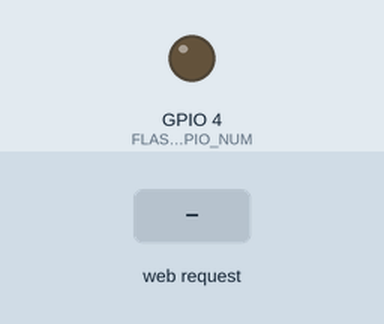
Bench run of a sketch on a simulated ESP32. Parts: output pins drawn as LEDs (lit = HIGH). The test bench sets the inputs (shaded band). WiFi joins after 1.5 s; servers stay silent unless stated; the camera gives no picture; what the sketch prints to the serial monitor is not drawn.

Above: at 3.0 s.
3.1 s: HTTP request GET /led/low received
At 4.0 s:
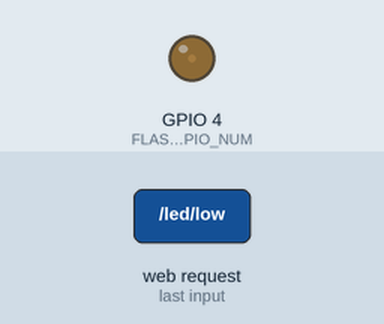
4.6 s: HTTP request GET /led/med received
At 5.1 s:
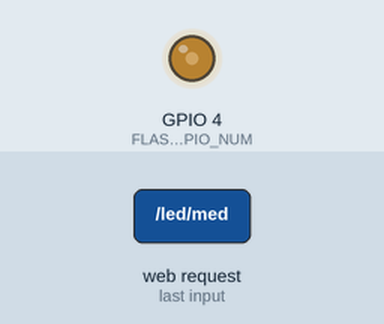
6.1 s: HTTP request GET /led/high received
At 7.5 s:
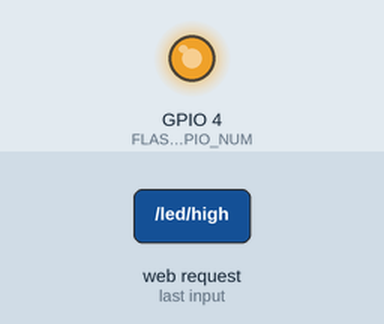
Timing chart, 0 to 9.1 s (numbered marks = the images above; inputs shaded):
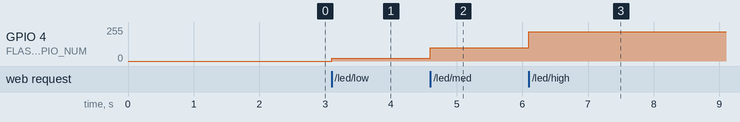

Measured:
- after the input at 3.1 s, GPIO 4 (FLASH_LED_GPIO_NUM): 0/255 → 20/255 at once
- after the input at 4.6 s, GPIO 4 (FLASH_LED_GPIO_NUM): 20/255 → 100/255 at once
- after the input at 6.1 s, GPIO 4 (FLASH_LED_GPIO_NUM): 100/255 → 219/255 at once

The sketch:

cam_code.ino
```cpp
#include "esp_camera.h"
#include <WiFi.h>
#include <WebServer.h>
#include <esp_now.h>
#include <esp_wifi.h>

// make sure to put in your wifi cred. here before you run

// cam code dont ask me how it works i used a sample that fernando showed
// just changed the frontend thing to be simple
// with some help of course

const char* ssid = "********";
const char* password = "********";

#define PWDN_GPIO_NUM     32
#define RESET_GPIO_NUM    -1
#define XCLK_GPIO_NUM      0
#define SIOD_GPIO_NUM     26
#define SIOC_GPIO_NUM     27

#define Y9_GPIO_NUM       35
#define Y8_GPIO_NUM       34
#define Y7_GPIO_NUM       39
#define Y6_GPIO_NUM       36
#define Y5_GPIO_NUM       21
#define Y4_GPIO_NUM       19
#define Y3_GPIO_NUM       18
#define Y2_GPIO_NUM        5
#define VSYNC_GPIO_NUM    25
#define HREF_GPIO_NUM     23
#define PCLK_GPIO_NUM     22

// Built-in ESP32-CAM flash LED.
// On the common AI Thinker ESP32-CAM, this is GPIO 4.
#define FLASH_LED_GPIO_NUM 4

const int LED_PWM_FREQ = 5000;
const int LED_PWM_RESOLUTION = 8; // brightness range: 0-255

WebServer server(80);
WiFiServer streamServer(81);

typedef struct {
  float temperature;
  float humidity;
} SensorData;

float temp = 0;
float hum = 0;
bool hasData = false;

// LED brightness values:
// 0   = off
// 20  = low
// 100 = medium
// 220 = high
// 255 = full brightness

void handleLedOff() {
  ledcWrite(FLASH_LED_GPIO_NUM, 0);
  server.send(200, "text/plain", "LED OFF");
}

void handleLedLow() {
  ledcWrite(FLASH_LED_GPIO_NUM, 20);
  server.send(200, "text/plain", "LED LOW");
}

void handleLedMed() {
  ledcWrite(FLASH_LED_GPIO_NUM, 100);
  server.send(200, "text/plain", "LED MEDIUM");
}

void handleLedHigh() {
  ledcWrite(FLASH_LED_GPIO_NUM, 220);
  server.send(200, "text/plain", "LED HIGH");
}

bool initCamera() {
  camera_config_t config;

  config.ledc_channel = LEDC_CHANNEL_0;
  config.ledc_timer = LEDC_TIMER_0;

  config.pin_d0 = Y2_GPIO_NUM;
  config.pin_d1 = Y3_GPIO_NUM;
  config.pin_d2 = Y4_GPIO_NUM;
  config.pin_d3 = Y5_GPIO_NUM;
  config.pin_d4 = Y6_GPIO_NUM;
  config.pin_d5 = Y7_GPIO_NUM;
  config.pin_d6 = Y8_GPIO_NUM;
  config.pin_d7 = Y9_GPIO_NUM;

  config.pin_xclk = XCLK_GPIO_NUM;
  config.pin_pclk = PCLK_GPIO_NUM;
  config.pin_vsync = VSYNC_GPIO_NUM;
  config.pin_href = HREF_GPIO_NUM;

  config.pin_sscb_sda = SIOD_GPIO_NUM;
  config.pin_sscb_scl = SIOC_GPIO_NUM;

  config.pin_pwdn = PWDN_GPIO_NUM;
  config.pin_reset = RESET_GPIO_NUM;

  config.xclk_freq_hz = 20000000;
  config.pixel_format = PIXFORMAT_JPEG;

  if (psramFound()) {
    config.frame_size = FRAMESIZE_QVGA;
    config.jpeg_quality = 16;
    config.fb_count = 2;
  } else {
    config.frame_size = FRAMESIZE_QQVGA;
    config.jpeg_quality = 20;
    config.fb_count = 1;
  }

  esp_err_t err = esp_camera_init(&config);

  if (err != ESP_OK) {
    Serial.printf("Camera init failed: 0x%x\n", err);
    return false;
  }

  sensor_t *s = esp_camera_sensor_get();

  if (s) {
    s->set_vflip(s, 1);
    // s->set_hmirror(s, 1);
  }

  return true;
}

void onReceive(const esp_now_recv_info_t *info, const uint8_t *data, int len) {
  if (len == sizeof(SensorData)) {
    SensorData d;
    memcpy(&d, data, sizeof(d));

    temp = d.temperature;
    hum = d.humidity;
    hasData = true;

    Serial.printf("Temp: %.1f F | Hum: %.1f\n", temp, hum);
  }
}

void handleSensor() {
  if (!hasData) {
    server.send(200, "application/json", "{\"status\":\"waiting\"}");
    return;
  }

  String json = "{";
  json += "\"t\":" + String(temp, 1) + ",";
  json += "\"h\":" + String(hum, 1);
  json += "}";

  server.send(200, "application/json", json);
}

void handleRoot() {
  String ip = WiFi.localIP().toString();

  String html = "<!DOCTYPE html><html><head>"
                "<meta name='viewport' content='width=device-width, initial-scale=1'>"
                "<title>Robot Camera</title>"
                "<style>"
                "body{background:#111;color:white;font-family:Arial;text-align:center;margin:0;padding:8px;}"
                "img{width:100%;max-width:480px;border:1px solid #555;}"
                "p{color:#aaa;font-size:13px;}"
                "button{font-size:16px;padding:10px 14px;margin:5px;border-radius:8px;border:none;}"
                "#s{color:#ddd;font-size:16px;}"
                "</style></head><body>";

  html += "<h3>Robot Camera</h3>";
  html += "<img src='http://" + ip + ":81/stream'>";
  html += "<p>Use the physical joystick ESP32 for driving.</p>";

  html += "<h3>Camera LED Flash</h3>";
  html += "<div style='margin-top:12px;'>";
  html += "<button onclick=\"fetch('/led/off')\">LED OFF</button>";
  html += "<button onclick=\"fetch('/led/low')\">LOW</button>";
  html += "<button onclick=\"fetch('/led/med')\">MED</button>";
  html += "<button onclick=\"fetch('/led/high')\">HIGH</button>";
  html += "</div>";

  html += "<h3>Sensor</h3>";
  html += "<p id='s'>Loading...</p>";

  html += "<script>";
  html += "async function u(){";
  html += "let r=await fetch('/sensor');";
  html += "let d=await r.json();";
  html += "if(d.status){document.getElementById('s').innerHTML='Waiting...';}";
  html += "else{document.getElementById('s').innerHTML='Temp: '+d.t+' Fahrenheit<br>Humidity: '+d.h+' %';}";
  html += "}";
  html += "setInterval(u,2000);u();";
  html += "</script>";

  html += "</body></html>";

  server.send(200, "text/html", html);
}

void handleStreamTask(void *parameter) {
  while (true) {
    WiFiClient client = streamServer.available();

    if (client) {
      Serial.println("Stream client connected");

      client.println("HTTP/1.1 200 OK");
      client.println("Content-Type: multipart/x-mixed-replace; boundary=frame");
      client.println();

      while (client.connected()) {
        camera_fb_t *fb = esp_camera_fb_get();

        if (!fb) {
          Serial.println("Camera capture failed");
          break;
        }

        client.println("--frame");
        client.println("Content-Type: image/jpeg");
        client.print("Content-Length: ");
        client.println(fb->len);
        client.println();

        client.write(fb->buf, fb->len);
        client.println();

        esp_camera_fb_return(fb);

        yield();
        vTaskDelay(50 / portTICK_PERIOD_MS);
      }

      client.stop();
      Serial.println("Stream client disconnected");
    }

    vTaskDelay(10 / portTICK_PERIOD_MS);
  }
}

void setup() {
  Serial.begin(115200);
  Serial.println();
  Serial.println("Booting ESP32-CAM...");

  if (!initCamera()) {
    Serial.println("Camera init failed");
    return;
  }

  // Set up the built-in ESP32-CAM flash LED using PWM.
  ledcAttach(FLASH_LED_GPIO_NUM, LED_PWM_FREQ, LED_PWM_RESOLUTION);
  ledcWrite(FLASH_LED_GPIO_NUM, 0); // LED off at startup

  WiFi.mode(WIFI_STA);
  WiFi.begin(ssid, password);

  Serial.print("Connecting to WiFi");

  while (WiFi.status() != WL_CONNECTED) {
    delay(500);
    Serial.print(".");
  }

  Serial.println();
  Serial.println("WiFi connected");

  Serial.print("Camera ESP IP: ");
  Serial.println(WiFi.localIP());

  Serial.print("ESP32-CAM MAC: ");
  Serial.println(WiFi.macAddress());

  Serial.print("WiFi channel: ");
  Serial.println(WiFi.channel());

  // Webpage route
  server.on("/", handleRoot);

  // Sensor JSON route
  server.on("/sensor", handleSensor);

  // LED brightness routes
  server.on("/led/off", handleLedOff);
  server.on("/led/low", handleLedLow);
  server.on("/led/med", handleLedMed);
  server.on("/led/high", handleLedHigh);

  server.begin();
  streamServer.begin();

  xTaskCreatePinnedToCore(
    handleStreamTask,
    "StreamTask",
    8192,
    NULL,
    1,
    NULL,
    0
  );

  Serial.println("HTTP server started");
  Serial.println("Stream server started");

  if (esp_now_init() == ESP_OK) {
    esp_now_register_recv_cb(onReceive);
    Serial.println("ESP-NOW receive ready");
  } else {
    Serial.println("ESP-NOW init failed");
  }
}

void loop() {
  server.handleClient();
  delay(1);
}
```
